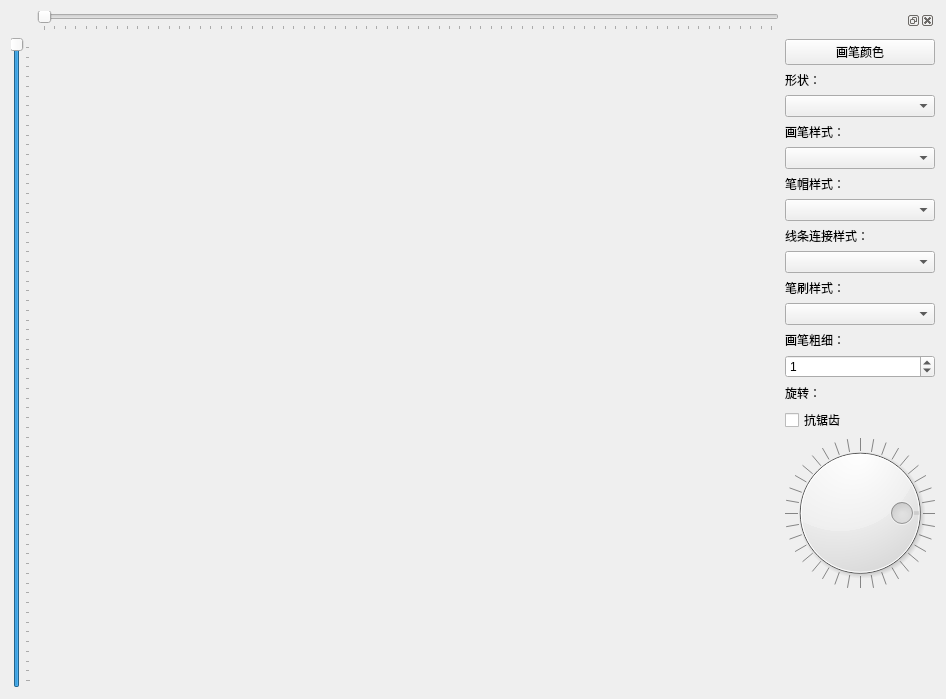
<?xml version="1.0" encoding="UTF-8"?>
<ui version="4.0">
 <class>Widget</class>
 <widget class="QWidget" name="Widget">
  <property name="geometry">
   <rect>
    <x>0</x>
    <y>0</y>
    <width>946</width>
    <height>699</height>
   </rect>
  </property>
  <property name="windowTitle">
   <string>Widget</string>
  </property>
  <layout class="QGridLayout" name="gridLayout">
   <item row="0" column="2" rowspan="2">
    <widget class="QDockWidget" name="dockWidget">
     <property name="sizePolicy">
      <sizepolicy hsizetype="Fixed" vsizetype="Preferred">
       <horstretch>0</horstretch>
       <verstretch>0</verstretch>
      </sizepolicy>
     </property>
     <property name="minimumSize">
      <size>
       <width>100</width>
       <height>531</height>
      </size>
     </property>
     <property name="maximumSize">
      <size>
       <width>270</width>
       <height>524287</height>
      </size>
     </property>
     <widget class="QWidget" name="dockWidgetContents">
      <layout class="QGridLayout" name="gridLayout_3">
       <property name="leftMargin">
        <number>0</number>
       </property>
       <property name="rightMargin">
        <number>0</number>
       </property>
       <item row="0" column="0" colspan="2">
        <layout class="QGridLayout" name="gridLayout_2">
         <item row="1" column="1">
          <widget class="QLabel" name="label">
           <property name="text">
            <string>形状：</string>
           </property>
           <property name="alignment">
            <set>Qt::AlignLeading|Qt::AlignLeft|Qt::AlignVCenter</set>
           </property>
          </widget>
         </item>
         <item row="5" column="1">
          <widget class="QLabel" name="label_4">
           <property name="text">
            <string>笔帽样式：</string>
           </property>
           <property name="alignment">
            <set>Qt::AlignLeading|Qt::AlignLeft|Qt::AlignVCenter</set>
           </property>
          </widget>
         </item>
         <item row="3" column="1">
          <widget class="QLabel" name="label_2">
           <property name="text">
            <string>画笔样式：</string>
           </property>
           <property name="alignment">
            <set>Qt::AlignLeading|Qt::AlignLeft|Qt::AlignVCenter</set>
           </property>
          </widget>
         </item>
         <item row="2" column="1">
          <widget class="QComboBox" name="com_shape">
           <property name="currentIndex">
            <number>-1</number>
           </property>
          </widget>
         </item>
         <item row="4" column="1">
          <widget class="QComboBox" name="com_penStyle"/>
         </item>
         <item row="14" column="1">
          <widget class="QCheckBox" name="checkBox">
           <property name="text">
            <string>抗锯齿</string>
           </property>
          </widget>
         </item>
         <item row="9" column="1">
          <widget class="QLabel" name="label_6">
           <property name="text">
            <string>笔刷样式：</string>
           </property>
           <property name="alignment">
            <set>Qt::AlignLeading|Qt::AlignLeft|Qt::AlignVCenter</set>
           </property>
          </widget>
         </item>
         <item row="10" column="1">
          <widget class="QComboBox" name="com_brushStyle"/>
         </item>
         <item row="8" column="1">
          <widget class="QComboBox" name="com_penJoinStyle">
           <property name="toolTip">
            <string>线条连接样式</string>
           </property>
          </widget>
         </item>
         <item row="12" column="1">
          <widget class="QSpinBox" name="spinBox">
           <property name="value">
            <number>1</number>
           </property>
          </widget>
         </item>
         <item row="6" column="1">
          <widget class="QComboBox" name="com_penCapStyle">
           <property name="toolTip">
            <string>线条收头样式</string>
           </property>
          </widget>
         </item>
         <item row="0" column="1">
          <widget class="QPushButton" name="but_color">
           <property name="text">
            <string>画笔颜色</string>
           </property>
          </widget>
         </item>
         <item row="7" column="1">
          <widget class="QLabel" name="label_5">
           <property name="text">
            <string>线条连接样式：</string>
           </property>
           <property name="alignment">
            <set>Qt::AlignLeading|Qt::AlignLeft|Qt::AlignVCenter</set>
           </property>
          </widget>
         </item>
         <item row="13" column="1">
          <widget class="QLabel" name="label_10">
           <property name="text">
            <string>旋转：</string>
           </property>
           <property name="alignment">
            <set>Qt::AlignLeading|Qt::AlignLeft|Qt::AlignVCenter</set>
           </property>
          </widget>
         </item>
         <item row="11" column="1">
          <widget class="QLabel" name="label_3">
           <property name="text">
            <string>画笔粗细：</string>
           </property>
           <property name="alignment">
            <set>Qt::AlignLeading|Qt::AlignLeft|Qt::AlignVCenter</set>
           </property>
          </widget>
         </item>
         <item row="15" column="1">
          <widget class="QDial" name="dial_rotate">
           <property name="minimumSize">
            <size>
             <width>150</width>
             <height>150</height>
            </size>
           </property>
           <property name="maximum">
            <number>360</number>
           </property>
           <property name="value">
            <number>270</number>
           </property>
           <property name="sliderPosition">
            <number>270</number>
           </property>
           <property name="orientation">
            <enum>Qt::Horizontal</enum>
           </property>
           <property name="wrapping">
            <bool>true</bool>
           </property>
           <property name="notchTarget">
            <double>10.000000000000000</double>
           </property>
           <property name="notchesVisible">
            <bool>true</bool>
           </property>
          </widget>
         </item>
        </layout>
       </item>
       <item row="3" column="1">
        <spacer name="verticalSpacer">
         <property name="orientation">
          <enum>Qt::Vertical</enum>
         </property>
         <property name="sizeHint" stdset="0">
          <size>
           <width>20</width>
           <height>247</height>
          </size>
         </property>
        </spacer>
       </item>
      </layout>
     </widget>
    </widget>
   </item>
   <item row="1" column="1">
    <widget class="RenderArea" name="widget" native="true"/>
   </item>
   <item row="0" column="1">
    <widget class="QSlider" name="horizontalSlider_origin">
     <property name="toolTip">
      <string>原点水平偏移</string>
     </property>
     <property name="maximum">
      <number>700</number>
     </property>
     <property name="orientation">
      <enum>Qt::Horizontal</enum>
     </property>
     <property name="tickPosition">
      <enum>QSlider::TicksBelow</enum>
     </property>
    </widget>
   </item>
   <item row="1" column="0">
    <widget class="QSlider" name="verticalSlider_origin">
     <property name="toolTip">
      <string>原点垂直偏移</string>
     </property>
     <property name="maximum">
      <number>653</number>
     </property>
     <property name="value">
      <number>653</number>
     </property>
     <property name="orientation">
      <enum>Qt::Vertical</enum>
     </property>
     <property name="tickPosition">
      <enum>QSlider::TicksBelow</enum>
     </property>
    </widget>
   </item>
  </layout>
 </widget>
 <customwidgets>
  <customwidget>
   <class>RenderArea</class>
   <extends>QWidget</extends>
   <header>renderarea.h</header>
   <container>1</container>
  </customwidget>
 </customwidgets>
 <resources/>
 <connections/>
</ui>
